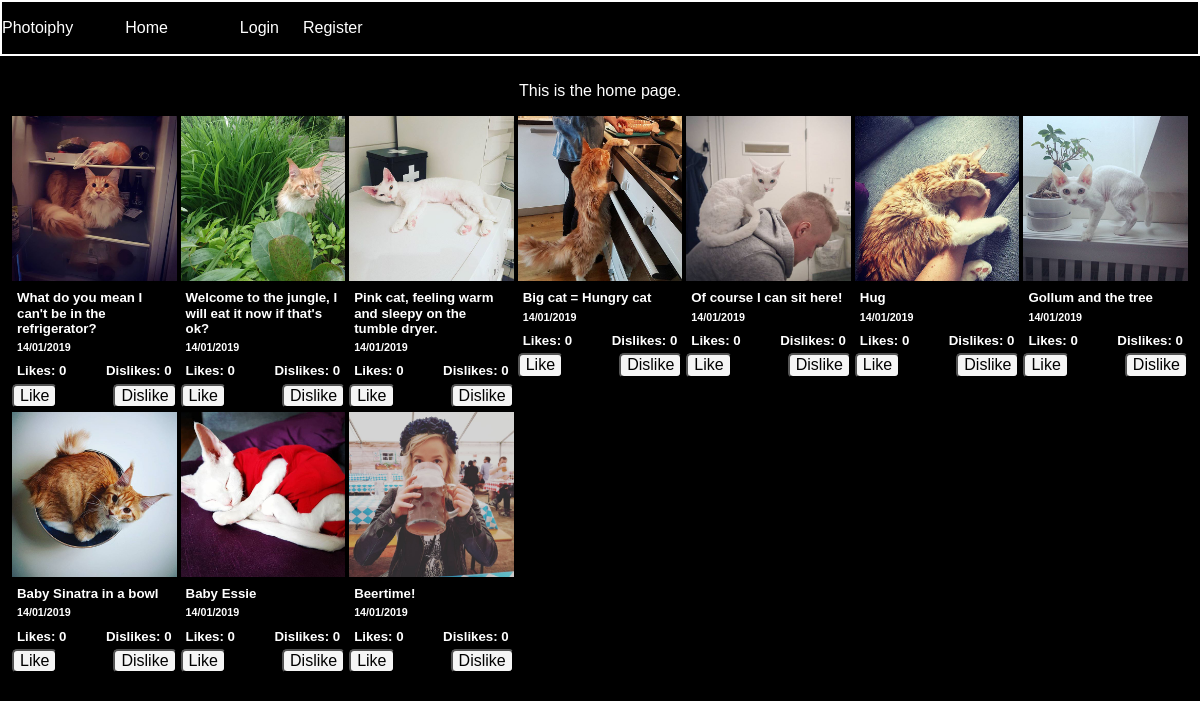
The page / on the database its author committed.
### tables this page shows
CREATE TABLE "posts" (
	`post_id`	INTEGER PRIMARY KEY AUTOINCREMENT,
	`description`	TEXT,
	`image_url`	TEXT,
	`user_id`	INTEGER,
	`date`	INTEGER,
	FOREIGN KEY(`user_id`) REFERENCES `users`(`id`)
);

### app/config.php (called while the page is built, shortened)
<?php
return [
    'title' => 'Photoiphy',
    'database_path' => sprintf('sqlite:%s/database/photoify.db', __DIR__),
];

### app/autoload.php (called while the page is built, shortened)
<?php
require __DIR__.'/database/database-functions.php';
$config = require __DIR__.'/config.php';

### app/database/database-functions.php (called while the page is built, shortened)
<?php
function connectToDB(){
    static $pdo;
    if ($pdo instanceof PDO) {
        return $pdo;
    }
    $config = require dirname(__DIR__).'/config.php';
    $pdo = new PDO($config['database_path']);
    return $pdo;
}
function getAllPosts(){
    $pdo = connectToDB();
   $allPostsStatement = $pdo->prepare('SELECT * FROM posts ORDER BY date DESC');
   $allPostsStatement->execute();
   $allPosts = $allPostsStatement->fetchAll(PDO::FETCH_ASSOC);
   return $allPosts;
}

### feed.php (the view, shortened to what this page needs)
<?php
$posts = getAllPosts();
?>
<?php
    foreach ($posts as $post) :
        $likes = countLikes($post['post_id']);
        $dislikes = countDislikes($post['post_id']);
    ?>
<div class="post">
    <img class="post-image" src="<?= $post['image_url']?>" alt="image">
    <h5>
        <?= $post['description']?>
    </h5>
    <h6>
        <?= date('d/m/Y', $post['date']);?>
    </h6>
    <div class="likes-count">
        <h5 class="likes">Likes:
            <?= !empty($likes) ?  $likes :  '0' ?>
        </h5>
        <h5 class="dislikes">Dislikes:
            <?= !empty($dislikes) ?  $dislikes :  '0' ?>
        </h5>
    </div>
    <div class="like-buttons">
        <form class="likes-form" action="/app/likes/likes.php" method="post">
            <button class="like-button">Like</button>
        </form>
        <form class="likes-form" action="/app/likes/dislikes.php" method="post">
            <button class="dislike-button">Dislike</button>
        </form>
    </div>
</div>
<?php endforeach ?>

### views/header.php (shortened to what this page needs)
<?php
require __DIR__.'/../app/autoload.php';
?>
<!DOCTYPE html>
<html lang="en">
<head>
    <link rel="stylesheet" href="./assets/styles/main.css">
    <link rel="stylesheet" href="./assets/styles/normalize.css">
</head>
<body>
    <?php require __DIR__.'/navigation.php'; ?>
    <div class="container py-5">

### views/navigation.php (shortened to what this page needs)
<nav class="navbar">
    <a class="navbar-brand" href="#">
        <?php echo $config['title']; ?></a>
    <ul class="navbar-nav">
        <li class="nav-item">
            <a class="nav-link <?php if($_SERVER['PHP_SELF'] === "/index.php"){echo 'active' ;};?>"
                href="./index.php">Home</a>
        </li>
        <li class="nav-item">
            <a class="nav-link <?php if($_SERVER['PHP_SELF'] === "/login-page.php"){echo 'active' ;};?>" href="
                <?php if(isset($loggedInUser)){echo "./app/users/logout.php";} else{echo "./login-page.php";};?>">
                <?php if(isset($loggedInUser)){echo "Logout";} else{echo "Login";};?></a>
        </li>
        <li class="nav-item">
            <a class="nav-link <?php if($_SERVER['PHP_SELF'] === "/register-page.php"){echo 'active' ;};?>" href="
                <?php if(!isset($loggedInUser)){echo "./register-page.php";};?>">
                <?php if(!isset($loggedInUser)){echo "Register";};?></a>
        </li>
    </ul>
</nav>

### index.php (shortened to what this page needs)
<?php require __DIR__.'/views/header.php'; ?>
<div class="home-content">
    <p>This is the home page.</p>
    <div class="post-feed">
        <?php require __DIR__.'/feed.php'; ?>
    </div>
</div>
<?php require __DIR__.'/views/footer.php'; ?>

### views/footer.php (shortened to what this page needs)
</div>
</body>
</html>

### assets/styles/main.css (style rules this page uses)
* { box-sizing: border-box; }
body { width: 100vw; margin: 0; background-color: black; color: white; font-family: sans-serif; }
h1, h2, h3, h4, h5, h6 { margin: 5px; }
.navbar { width: 100vw; height: 56px; border: 2px solid white; display: flex; flex-direction: row; align-items: center; }
.navbar-nav { display: flex; flex-direction: row; }
.nav-item { margin: 1vw; }
img { width: 200px; }
a { color: white; text-decoration: none; }
ul { list-style: none; }
button { color: black; background-color: whitesmoke; border-radius: 5px; }
.home-content { display: flex; flex-direction: column; justify-content: center; align-items: center; }
.post-feed { width: 98vw; margin: auto; display: grid; grid-gap: 4px; grid-template-columns: repeat(auto-fill, minmax(150px, 1fr)); }
.post { width: 100%; }
.post-image { width: 100%; }
.likes-count { display: flex; flex-direction: row; justify-content: space-between; }
.like-buttons { display: flex; flex-direction: row; justify-content: space-between; }

### rows shown on the page
posts: image_url (picture), description "What do you mean I can't be in the refrigerator?", date "14/01/2019"
posts: image_url (picture), description "Welcome to the jungle, I will eat it now if that's ok?", date "14/01/2019"
posts: image_url (picture), description "Pink cat, feeling warm and sleepy on the tumble dryer.", date "14/01/2019"
posts: image_url (picture), description "Big cat = Hungry cat", date "14/01/2019"
posts: image_url (picture), description "Of course I can sit here!", date "14/01/2019"
posts: image_url (picture), description "Hug", date "14/01/2019"
posts: image_url (picture), description "Gollum and the tree", date "14/01/2019"
posts: image_url (picture), description "Baby Sinatra in a bowl", date "14/01/2019"
posts: image_url (picture), description "Baby Essie", date "14/01/2019"
posts: image_url (picture), description "Beertime!", date "14/01/2019"

### other values the page prints
$config['title'] "Photoiphy"
